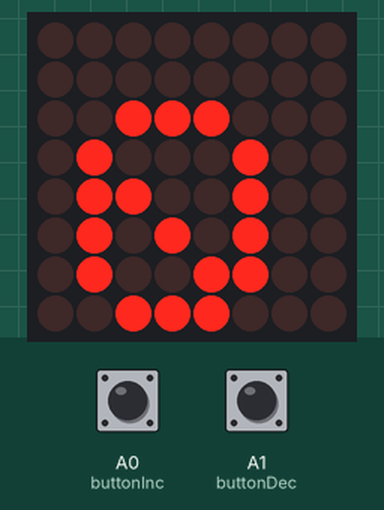
Simulated run of this sketch. Board: Arduino Uno, built with avr-gcc and run on an emulated ATmega328P. Parts: 8×8 LED matrix. Inputs (shaded band) come from the test bench; at power-on: A0 (buttonInc) HIGH, A1 (buttonDec) HIGH.

Above: at 1.2 s.
1.3 s: A0 (buttonInc) pulled LOW for 3.2 s
At 5.5 s:
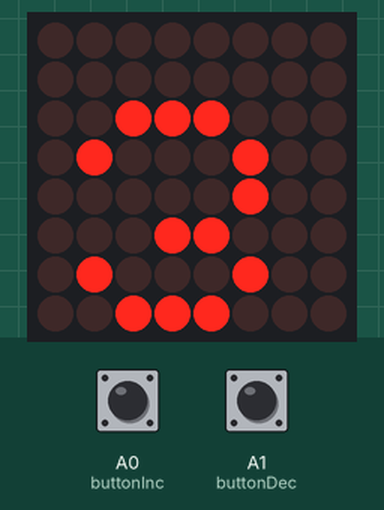
6.0 s: A1 (buttonDec) pulled LOW for 0.15 s
At 6.7 s:
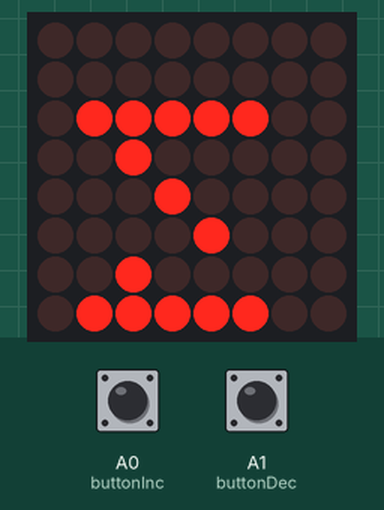
9.1 s: A0 (buttonInc) pulled LOW for 0.15 s
At 10.3 s:
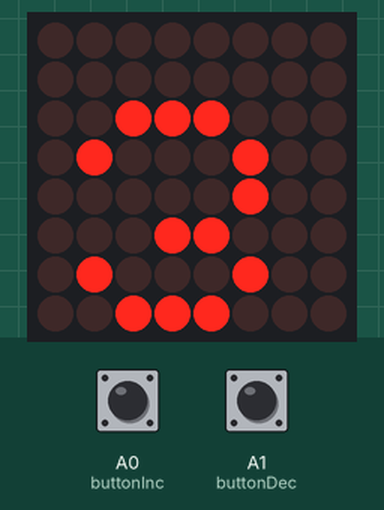
12.2 s: A1 (buttonDec) pulled LOW for 1 s
At 14.0 s:
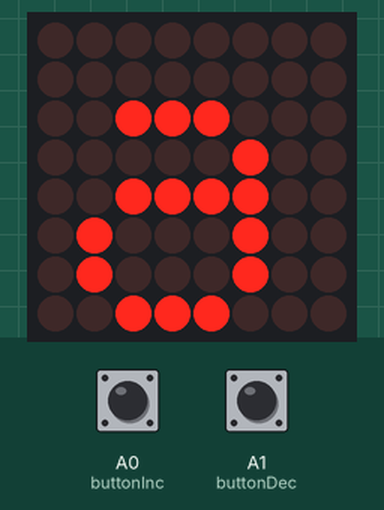
16.2 s: A0 (buttonInc) pulled LOW for 1 s
At 16.84 s:
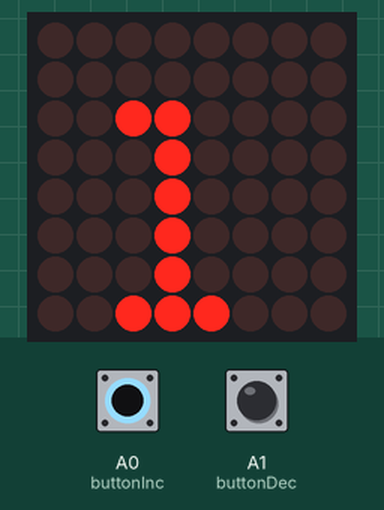
20.2 s: A1 (buttonDec) pulled LOW for 0.15 s
At 21.0 s:
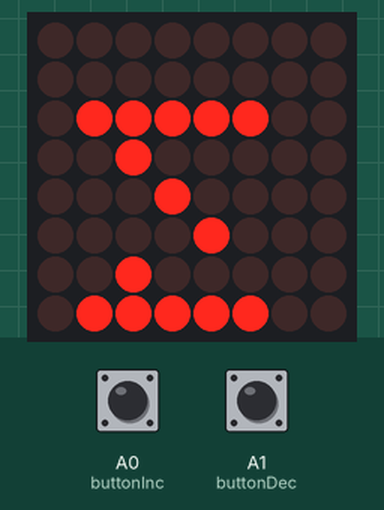
Timing chart, 0 to 23.2 s (numbered marks = the images above; inputs shaded):
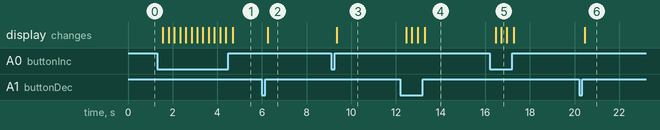

The sketch:

max7219_buttons.ino
```cpp
/*
  MAX7219 8x8 LED Matrix + Buttons Example
  - Uses LedControl library (install from Library Manager)
  - DIN -> D12
  - CS  -> D11
  - CLK -> D10
  - Button1: Increment (A0, active LOW)
  - Button2: Decrement (A1, active LOW)
*/
#include <LedControl.h>
LedControl lc(12, 10, 11, 1); // DIN, CLK, CS, # of devices
const int buttonInc = A0;
const int buttonDec = A1;
int number = 0;
void setup() {
  lc.shutdown(0, false);
  lc.setIntensity(0, 8);
  lc.clearDisplay(0);
  pinMode(buttonInc, INPUT_PULLUP);
  pinMode(buttonDec, INPUT_PULLUP);
}
void loop() {
  lc.clearDisplay(0);
  showNumber(number);
  if (digitalRead(buttonInc) == LOW) { number++; delay(250); }
  if (digitalRead(buttonDec) == LOW) { number--; delay(250); }
  if (number > 9) number = 0;
  if (number < 0) number = 9;
}
void showNumber(int num) {
  // Simple 3x5 font for digits 0-9
  const byte font[10][5] = {
    {0x1E,0x29,0x25,0x23,0x1E}, // 0
    {0x00,0x21,0x3F,0x01,0x00}, // 1
    {0x21,0x33,0x29,0x25,0x21}, // 2
    {0x12,0x21,0x25,0x25,0x1A}, // 3
    {0x0C,0x0A,0x09,0x3F,0x08}, // 4
    {0x17,0x25,0x25,0x25,0x19}, // 5
    {0x1E,0x25,0x25,0x25,0x18}, // 6
    {0x01,0x39,0x05,0x03,0x01}, // 7
    {0x1A,0x25,0x25,0x25,0x1A}, // 8
    {0x06,0x29,0x29,0x29,0x1E}  // 9
  };
  for (int col = 0; col < 5; col++) {
    lc.setColumn(0, col+1, font[num][col]);
  }
} 
```

Measured:
- after the input at 1.3 s, the display: first changes after 0.26 s (image 1 shows a later state)
- after the input at 6.0 s, the display: changes after 0.26 s (image 2)
- after the input at 9.1 s, the display: changes after 0.26 s (image 3)
- after the input at 12.2 s, the display: first changes after 0.26 s (image 4 shows a later state)
- after the input at 16.2 s, the display: first changes after 0.26 s (image 5 shows a later state)
- after the input at 20.2 s, the display: changes after 0.26 s (image 6)
